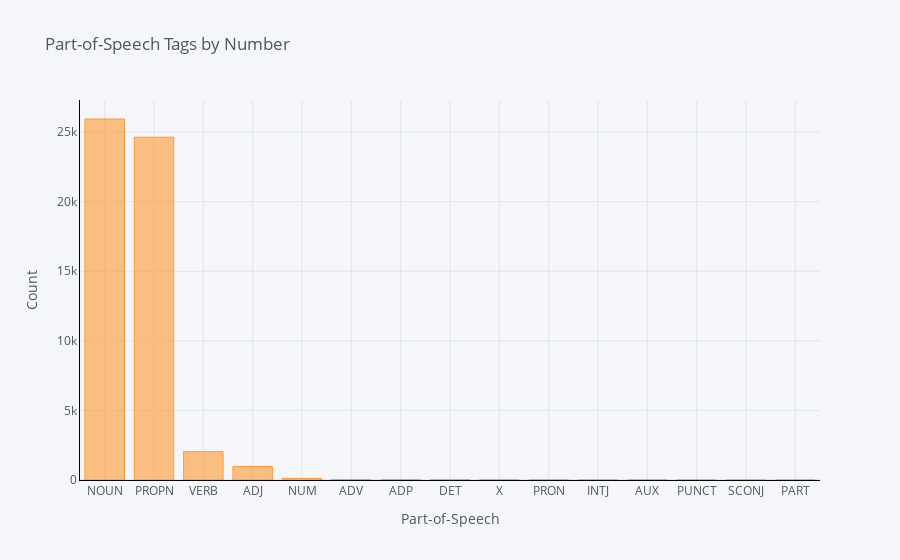

Source (notebook cell):
### Code cell
pos_count_plot(df)

### Figure 1 — Plotly figure (JSON) as saved in the notebook; plotly's stock layout.template omitted (floating-point values rounded to 4 significant figures)
{"data": [{"marker": {"color": "rgba(255, 153, 51, 0.6)", "line": {"color": "rgba(255, 153, 51, 1.0)", "width": 1}}, "name": "count", "orientation": "v", "text": "", "type": "bar", "x": ["NOUN", "PROPN", "VERB", "ADJ", "NUM", "ADV", "ADP", "DET", "X", "PRON", "INTJ", "AUX", "PUNCT", "SCONJ", "PART"], "y": [25942, 24632, 2035, 980, 117, 31, 29, 20, 19, 16, 10, 10, 3, 2, 1]}], "layout": {"legend": {"bgcolor": "#F5F6F9", "font": {"color": "#4D5663"}}, "paper_bgcolor": "#F5F6F9", "plot_bgcolor": "#F5F6F9", "title": {"font": {"color": "#4D5663"}, "text": "Part-of-Speech Tags by Number"}, "xaxis": {"gridcolor": "#E1E5ED", "linecolor": "Black", "showgrid": true, "tickfont": {"color": "#4D5663"}, "title": {"font": {"color": "#4D5663"}, "text": "Part-of-Speech"}, "zerolinecolor": "#E1E5ED"}, "yaxis": {"gridcolor": "#E1E5ED", "linecolor": "Black", "showgrid": true, "tickfont": {"color": "#4D5663"}, "title": {"font": {"color": "#4D5663"}, "text": "Count"}, "zerolinecolor": "#E1E5ED"}}}
